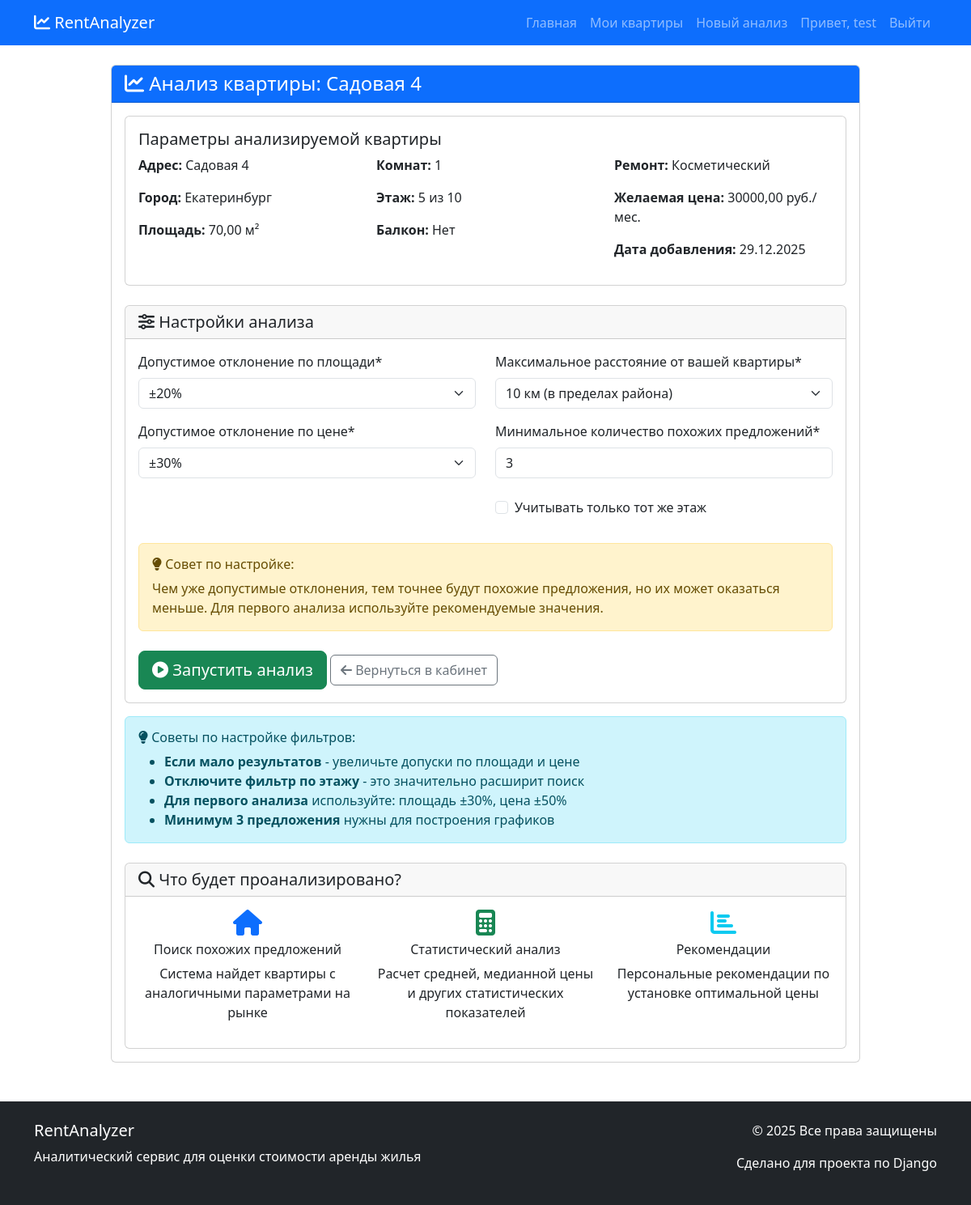
The app's page /analyzer/apartment/74/analyze/ (signed in) with its own data.
### analyzer/models.py (models this page shows, shortened)
class Apartment(models.Model):
    REPAIR_CHOICES = [
        ('без ремонта', 'Без ремонта'),
        ('косметический', 'Косметический'),
        ('евро', 'Евроремонт'),
        ('дизайнерский', 'Дизайнерский'),
    ]
    user = models.ForeignKey(
        User,
        on_delete=models.CASCADE,
        verbose_name='Пользователь',
        related_name='apartments'
    )
    city = models.ForeignKey(
        City,
        on_delete=models.CASCADE,
        verbose_name='Город',
        related_name='apartments'
    )
    address = models.CharField(
        max_length=255,
        verbose_name='Адрес',
        help_text='Улица, дом, корпус'
    )
    area = models.DecimalField(
        max_digits=6,
        decimal_places=2,
        verbose_name='Площадь (м²)',
        help_text='Общая площадь квартиры'
    )
    rooms = models.IntegerField(
        verbose_name='Количество комнат',
        choices=[(i, f"{i}-к") for i in range(1, 6)],
        default=1
    )
    floor = models.IntegerField(
        verbose_name='Этаж',
        help_text='На каком этаже находится квартира'
    )
    total_floors = models.IntegerField(
        verbose_name='Всего этажей в доме',
        help_text='Общее количество этажей в здании'
    )
    has_balcony = models.BooleanField(
        default=False,
        verbose_name='Балкон/лоджия'
    )
    repair_type = models.CharField(
        max_length=20,
        choices=REPAIR_CHOICES,
        default='косметический',
        verbose_name='Тип ремонта'
    )
    description = models.TextField(
        verbose_name='Дополнительное описание',
        blank=True,
        help_text='Дополнительные особенности квартиры'
    )
    desired_price = models.DecimalField(
        max_digits=10,
        decimal_places=2,
        verbose_name='Желаемая цена аренды (руб./мес.)',
        help_text='Цена, которую вы хотели бы получать'
    )
    created_at = models.DateTimeField(
        auto_now_add=True,
        verbose_name='Дата добавления'
    )
    updated_at = models.DateTimeField(
        auto_now=True,
        verbose_name='Дата обновления'
    )
    class Meta:
        verbose_name = 'Квартира'
        verbose_name_plural = 'Квартиры'
        ordering = ['-created_at']
    latitude = models.DecimalField(
        max_digits=9,
        decimal_places=6,
        verbose_name='Широта',
        blank=True,
        null=True,
        help_text='Географическая широта (автоматически заполняется)'
    )
    longitude = models.DecimalField(
        max_digits=9,
        decimal_places=6,
        verbose_name='Долгота',
        blank=True,
        null=True,
        help_text='Географическая долгота (автоматически заполняется)'
    )

class City(models.Model):
    name = models.CharField(
        max_length=100,
        verbose_name='Название города',
        unique=True
    )
    slug = models.SlugField(
        max_length=100,
        unique=False,
        verbose_name='URL-идентификатор',
        blank=True
    )
    latitude = models.DecimalField(
        max_digits=9,
        decimal_places=6,
        verbose_name='Широта',
        blank=True,
        null=True,
        help_text='Географическая широта центра города'
    )
    longitude = models.DecimalField(
        max_digits=9,
        decimal_places=6,
        verbose_name='Долгота',
        blank=True,
        null=True,
        help_text='Географическая долгота центра города'
    )
    avg_price_per_sqm = models.DecimalField(
        max_digits=10,
        decimal_places=2,
        verbose_name='Средняя цена за м² (руб.)',
        help_text='Средняя рыночная цена за квадратный метр'
    )
    population = models.IntegerField(
        verbose_name='Население',
        blank=True,
        null=True,
        help_text='Примерная численность населения'
    )
    description = models.TextField(
        verbose_name='Описание',
        blank=True,
        help_text='Краткое описание города, районов, инфраструктуры'
    )
    class Meta:
        verbose_name = 'Город'
        verbose_name_plural = 'Города'
        ordering = ['name']

### analyzer/views.py (the view)
# urls.py: path('apartment/<int:apartment_id>/analyze/', views.analyze_apartment, name='analyze_apartment'),
@login_required
def analyze_apartment(request, apartment_id):
    apartment = get_object_or_404(Apartment, id=apartment_id, user=request.user)
    if request.method == 'POST':
        filter_form = AnalysisFilterForm(request.POST)
        if filter_form.is_valid():
            area_tolerance = float(filter_form.cleaned_data['area_tolerance'])
            price_tolerance = float(filter_form.cleaned_data['price_tolerance'])
            include_same_floor = filter_form.cleaned_data['include_same_floor']
            min_similar_offers = int(filter_form.cleaned_data['min_similar_offers'])
            max_distance_km = float(filter_form.cleaned_data['max_distance'])
            analyzer = ApartmentAnalyzer(apartment)
            results = analyzer.analyze(
                area_tolerance=area_tolerance,
                price_tolerance=price_tolerance,
                include_same_floor=include_same_floor,
                max_distance_km=max_distance_km,  # Передаем параметр расстояния
                max_results=50
            )
            if results['count'] < min_similar_offers:
                messages.warning(
                    request,
                    f'Найдено только {results["count"]} похожих предложений '
                    f'(минимум {min_similar_offers}). Попробуйте изменить параметры.'
                )
            else:
                messages.success(request, 'Анализ успешно выполнен!')
            serializable_results = results.copy()
            decimal_fields = ['avg_price', 'median_price', 'min_price', 'max_price',
                              'avg_price_per_sqm', 'fair_price', 'price_difference']
            for field in decimal_fields:
                if field in serializable_results and hasattr(serializable_results[field], 'quantize'):
                    serializable_results[field] = float(serializable_results[field])
            if 'apartment' in serializable_results:
                del serializable_results['apartment']
            request.session['analysis_results'] = {
                'apartment_id': apartment.id,
                'results': serializable_results,
                'similar_offers_count': results['count'],
                'filter_params': {
                    'area_tolerance': area_tolerance,
                    'price_tolerance': price_tolerance,
                    'max_distance_km': max_distance_km,
                    'include_same_floor': include_same_floor,
                },
                'similar_offer_ids': [offer.id for offer in results.get('similar_offers', [])][:50],
            }
            return redirect('analyzer:analysis_results', apartment_id=apartment.id)
    else:
        filter_form = AnalysisFilterForm()
    return render(request, 'analyzer/analyze_apartment.html', {
        'apartment': apartment,
        'form': filter_form,
        'title': f'Анализ квартиры: {apartment.address}'
    })

### templates/analyzer/analyze_apartment.html (shortened to what this page needs)
{% extends 'base.html' %}
{% load crispy_forms_tags %}
{% block content %}
<div class="row">
    <div class="col-lg-10 mx-auto">
        <div class="card">
            <div class="card-header bg-primary text-white">
                <h4 class="mb-0"><i class="fas fa-chart-line"></i> {{ title }}</h4>
            </div>
            <div class="card-body">
                <div class="card mb-4">
                    <div class="card-body">
                        <h5 class="card-title">Параметры анализируемой квартиры</h5>
                        <div class="row">
                            <div class="col-md-4">
                                <p><strong>Адрес:</strong> {{ apartment.address }}</p>
                                <p><strong>Город:</strong> {{ apartment.city.name }}</p>
                                <p><strong>Площадь:</strong> {{ apartment.area }} м²</p>
                            </div>
                            <div class="col-md-4">
                                <p><strong>Комнат:</strong> {{ apartment.rooms }}</p>
                                <p><strong>Этаж:</strong> {{ apartment.floor }} из {{ apartment.total_floors }}</p>
                                <p><strong>Балкон:</strong> {% if apartment.has_balcony %}Есть{% else %}Нет{% endif %}</p>
                            </div>
                            <div class="col-md-4">
                                <p><strong>Ремонт:</strong> {{ apartment.get_repair_type_display }}</p>
                                <p><strong>Желаемая цена:</strong> {{ apartment.desired_price }} руб./мес.</p>
                                <p><strong>Дата добавления:</strong> {{ apartment.created_at|date:"d.m.Y" }}</p>
                            </div>
                        </div>
                    </div>
                </div>
                <div class="card">
                    <div class="card-header">
                        <h5 class="mb-0"><i class="fas fa-sliders-h"></i> Настройки анализа</h5>
                    </div>
                    <div class="card-body">
                        <form method="post" novalidate>
                            <div class="row">
                                <div class="col-md-6">
                                    {{ form.area_tolerance|as_crispy_field }}
                                    {{ form.price_tolerance|as_crispy_field }}
                                </div>
                                <div class="col-md-6">
                                    {{ form.max_distance|as_crispy_field }}
                                    {{ form.min_similar_offers|as_crispy_field }}
                                    <div class="mt-4">
                                        {{ form.include_same_floor|as_crispy_field }}
                                    </div>
                                </div>
                            </div>
                            <div class="alert alert-warning mt-3">
                                <h6><i class="fas fa-lightbulb"></i> Совет по настройке:</h6>
                                <p class="mb-0">
                                    Чем уже допустимые отклонения, тем точнее будут похожие предложения,
                                    но их может оказаться меньше. Для первого анализа используйте рекомендуемые значения.
                                </p>
                            </div>
                            <div class="mt-4">
                                <button type="submit" class="btn btn-success btn-lg">
                                    <i class="fas fa-play-circle"></i> Запустить анализ
                                </button>
                                <a href="{% url 'analyzer:dashboard' %}" class="btn btn-outline-secondary">
                                    <i class="fas fa-arrow-left"></i> Вернуться в кабинет
                                </a>
                            </div>
                        </form>
                    </div>
                </div>
                <div class="alert alert-info mt-3">
                    <h6><i class="fas fa-lightbulb"></i> Советы по настройке фильтров:</h6>
                    <ul class="mb-0">
                        <li><strong>Если мало результатов</strong> - увеличьте допуски по площади и цене</li>
                        <li><strong>Отключите фильтр по этажу</strong> - это значительно расширит поиск</li>
                        <li><strong>Для первого анализа</strong> используйте: площадь ±30%, цена ±50%</li>
                        <li><strong>Минимум 3 предложения</strong> нужны для построения графиков</li>
                    </ul>
                </div>
                <div class="card mt-4">
                    <div class="card-header">
                        <h5 class="mb-0"><i class="fas fa-search"></i> Что будет проанализировано?</h5>
                    </div>
                    <div class="card-body">
                        <div class="row">
                            <div class="col-md-4">
                                <div class="text-center">
                                    <i class="fas fa-home fa-2x text-primary mb-2"></i>
                                    <h6>Поиск похожих предложений</h6>
                                    <p>Система найдет квартиры с аналогичными параметрами на рынке</p>
                                </div>
                            </div>
                            <div class="col-md-4">
                                <div class="text-center">
                                    <i class="fas fa-calculator fa-2x text-success mb-2"></i>
                                    <h6>Статистический анализ</h6>
                                    <p>Расчет средней, медианной цены и других статистических показателей</p>
                                </div>
                            </div>
                            <div class="col-md-4">
                                <div class="text-center">
                                    <i class="fas fa-chart-bar fa-2x text-info mb-2"></i>
                                    <h6>Рекомендации</h6>
                                    <p>Персональные рекомендации по установке оптимальной цены</p>
                                </div>
                            </div>
                        </div>
                    </div>
                </div>
            </div>
        </div>
    </div>
</div>
{% endblock %}

### templates/base.html (shortened to what this page needs)
<!DOCTYPE html>
<html lang="ru">
<head>
    <link href="https://cdn.jsdelivr.net/npm/bootstrap@5.3.0/dist/css/bootstrap.min.css" rel="stylesheet">
    <link rel="stylesheet" href="https://cdnjs.cloudflare.com/ajax/libs/font-awesome/6.4.0/css/all.min.css">
</head>
<body>
    <nav class="navbar navbar-expand-lg navbar-dark bg-primary">
        <div class="container">
            <a class="navbar-brand" href="{% url 'home' %}">
                <i class="fas fa-chart-line"></i> RentAnalyzer
            </a>
            <div class="collapse navbar-collapse" id="navbarNav">
                <ul class="navbar-nav ms-auto">
                    <li class="nav-item">
                        <a class="nav-link" href="{% url 'home' %}">Главная</a>
                    </li>
                    {% if user.is_authenticated %}
                        <li class="nav-item">
                            <a class="nav-link" href="{% url 'analyzer:dashboard' %}">Мои квартиры</a>
                        </li>
                        <li class="nav-item">
                            <a class="nav-link" href="{% url 'analyzer:add_apartment' %}">Новый анализ</a>
                        </li>
                        <li class="nav-item">
                            <span class="nav-link">Привет, {{ user.username }}</span>
                        </li>
                        <li class="nav-item">
                            <a class="nav-link" href="{% url 'users:logout' %}">Выйти</a>
                        </li>
                {% endif %}
                </ul>
            </div>
        </div>
    </nav>
    <main class="container mt-4">
        {% block content %}
        {% endblock %}
    </main>
    <footer class="bg-dark text-white mt-5 py-4">
        <div class="container">
            <div class="row">
                <div class="col-md-6">
                    <h5>RentAnalyzer</h5>
                    <p>Аналитический сервис для оценки стоимости аренды жилья</p>
                </div>
                <div class="col-md-6 text-end">
                    <p>&copy; {% now "Y" %} Все права защищены</p>
                    <p>Сделано для проекта по Django</p>
                </div>
            </div>
        </div>
    </footer>
</body>
</html>

### records on screen
Apartment: address "Садовая 4", city.name "Екатеринбург", area "70,00", rooms "1", floor "5", total_floors "10", repair_type "Косметический", desired_price "30000,00", created_at "29.12.2025"

### other values on screen
{{ user.username }} "test"
{{ title }} "Анализ квартиры: Садовая 4"
